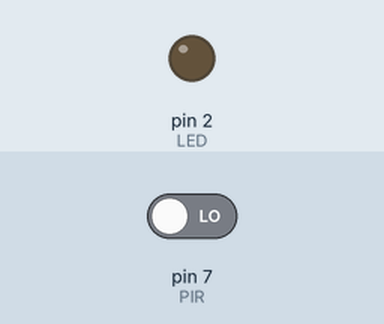
A sketch run on a simulated Arduino Uno, built with avr-gcc and run on an emulated ATmega328P. On the bench: output pins drawn as LEDs (lit = HIGH). The inputs (shaded band) are chosen by the test bench; at power-on: pin 7 (PIR) LOW.

Above: at 1.2 s.
1.3 s: pin 7 (PIR) driven HIGH
At 1.6 s:
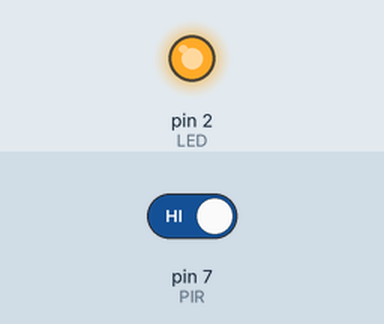
2.8 s: pin 7 (PIR) driven LOW
At 4.0 s:
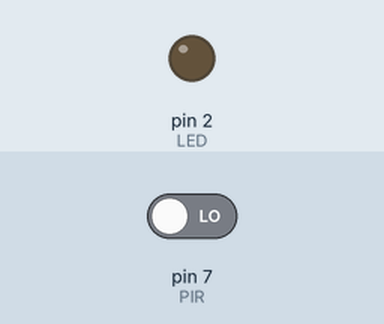
Timing chart, 0 to 5.8 s (numbered marks = the images above; inputs shaded):
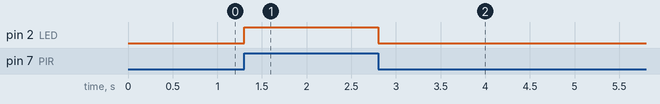

Measured:
- after the input at 1.3 s, pin 2 (LED): LOW → HIGH at once
- after the input at 2.8 s, pin 2 (LED): HIGH → LOW at once

The sketch:

pir_test2.ino
```cpp
#define PIR 7
#define LED 2

void setup() {
  pinMode(PIR, INPUT);
  pinMode(LED, OUTPUT);

  Serial.begin(9600);
}

void loop() {
  digitalWrite(LED, digitalRead(PIR));
  delay(100);
}
```
